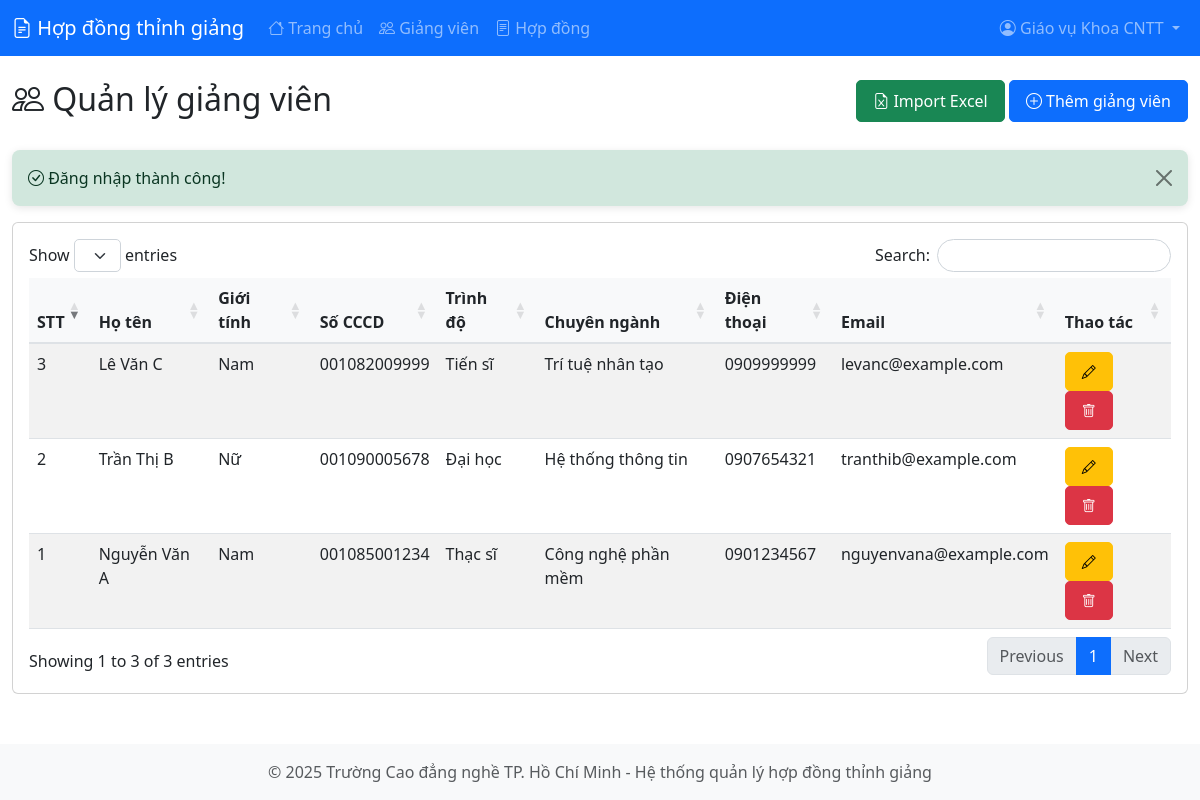
Screenshot of /lecturers.php (signed in) with the database file from the repository.
### tables this page shows
CREATE TABLE `lecturers` (
  `id` int(11) NOT NULL,
  `faculty_id` int(11) NOT NULL,
  `full_name` varchar(100) NOT NULL,
  `gender` enum('Nam','Nữ') NOT NULL,
  `birth_year` int(11) DEFAULT NULL,
  `id_number` varchar(12) NOT NULL,
  `id_issued_date` date DEFAULT NULL,
  `id_issued_place` varchar(200) DEFAULT NULL,
  `education_level` enum('Đại học','Thạc sĩ','Tiến sĩ') NOT NULL,
  `major` varchar(200) DEFAULT NULL,
  `pedagogy` enum('Có','Không') DEFAULT NULL,
  `address` text DEFAULT NULL,
  `phone` varchar(20) DEFAULT NULL,
  `email` varchar(100) DEFAULT NULL,
  `bank_account` varchar(50) DEFAULT NULL,
  `bank_name` varchar(100) DEFAULT NULL,
  `bank_branch` varchar(200) DEFAULT NULL,
  `tax_code` varchar(20) DEFAULT NULL,
  `is_active` tinyint(1) DEFAULT 1,
  `created_at` timestamp NOT NULL DEFAULT current_timestamp(),
  `updated_at` timestamp NOT NULL DEFAULT current_timestamp() ON UPDATE current_timestamp()
);

### lecturers.php (the view, shortened to what this page needs)
<?php
$database = new Database();
$conn = $database->getConnection();
$query = "SELECT l.*, f.faculty_name
          FROM lecturers l
          JOIN faculties f ON l.faculty_id = f.id
          WHERE l.faculty_id = :faculty_id
          ORDER BY l.created_at DESC";
$stmt = $conn->prepare($query);
$stmt->bindParam(':faculty_id', $_SESSION['faculty_id']);
$stmt->execute();
$lecturers = $stmt->fetchAll();
include 'includes/header.php';
?>
<div class="row mb-4">
    <div class="col-md-6">
        <h2><i class="bi bi-people"></i> Quản lý giảng viên</h2>
    </div>
    <div class="col-md-6 text-end">
        <button type="button" class="btn btn-success" data-bs-toggle="modal" data-bs-target="#importModal">
            <i class="bi bi-file-earmark-excel"></i> Import Excel
        </button>
        <a href="lecturer_add.php" class="btn btn-primary">
            <i class="bi bi-plus-circle"></i> Thêm giảng viên
        </a>
    </div>
</div>
<?php if (isset($_SESSION['success'])): ?>
<div class="alert alert-success alert-dismissible fade show" role="alert">
    <i class="bi bi-check-circle"></i> <?php echo $_SESSION['success']; unset($_SESSION['success']); ?>
    <button type="button" class="btn-close" data-bs-dismiss="alert"></button>
</div>
<?php endif; ?>
<div class="card">
    <div class="card-body">
        <div class="table-responsive">
            <table class="table table-striped table-hover data-table">
                <thead>
                    <tr>
                        <th>STT</th>
                        <th>Họ tên</th>
                        <th>Giới tính</th>
                        <th>Số CCCD</th>
                        <th>Trình độ</th>
                        <th>Chuyên ngành</th>
                        <th>Điện thoại</th>
                        <th>Email</th>
                        <th>Thao tác</th>
                    </tr>
                </thead>
                <tbody>
                    <?php $stt = 1; foreach ($lecturers as $lecturer): ?>
                    <tr>
                        <td><?php echo $stt++; ?></td>
                        <td><?php echo $lecturer['full_name']; ?></td>
                        <td><?php echo $lecturer['gender']; ?></td>
                        <td><?php echo $lecturer['id_number']; ?></td>
                        <td><?php echo $lecturer['education_level']; ?></td>
                        <td><?php echo $lecturer['major']; ?></td>
                        <td><?php echo $lecturer['phone']; ?></td>
                        <td><?php echo $lecturer['email']; ?></td>
                        <td>
                            <a href="lecturer_edit.php?id=<?php echo $lecturer['id']; ?>"
                               class="btn btn-sm btn-warning" title="Sửa">
                                <i class="bi bi-pencil"></i>
                            </a>
                            <a href="lecturers.php?delete=<?php echo $lecturer['id']; ?>"
                               class="btn btn-sm btn-danger btn-delete" title="Xóa">
                                <i class="bi bi-trash"></i>
                            </a>
                        </td>
                    </tr>
                    <?php endforeach; ?>
                </tbody>
            </table>
        </div>
    </div>
</div>
<?php include 'includes/footer.php'; ?>

### assets/css/style.css (style rules this page uses)
:root { --primary-color: #0d6efd; --secondary-color: #6c757d; --success-color: #198754; --danger-color: #dc3545; --warning-color: #ffc107; }
body { font-family: 'Segoe UI', Tahoma, Geneva, Verdana, sans-serif; min-height: 100vh; display: flex; flex-direction: column; }
table.dataTable thead th { background-color: #f8f9fa; font-weight: 600; border-bottom: 2px solid #dee2e6; }
.btn { border-radius: 5px; padding: 8px 16px; font-weight: 500; transition: all 0.3s ease; }
.alert { border-radius: 8px; border: none; box-shadow: 0 2px 8px rgba(0, 0, 0, 0.1); }

### rows the page displays
lecturers: full_name "Nguyễn Văn A", gender "Nam", id_number "001085001234", education_level "Thạc sĩ", major "Công nghệ phần mềm", phone "0901234567", email "nguyenvana@example.com"
lecturers: full_name "Trần Thị B", gender "Nữ", id_number "001090005678", education_level "Đại học", major "Hệ thống thông tin", phone "0907654321", email "tranthib@example.com"
lecturers: full_name "Lê Văn C", gender "Nam", id_number "001082009999", education_level "Tiến sĩ", major "Trí tuệ nhân tạo", phone "0909999999", email "levanc@example.com"

### other values shown
$_SESSION['full_name'] "Giáo vụ Khoa CNTT"
$_SESSION['success'] "Đăng nhập thành công!"
